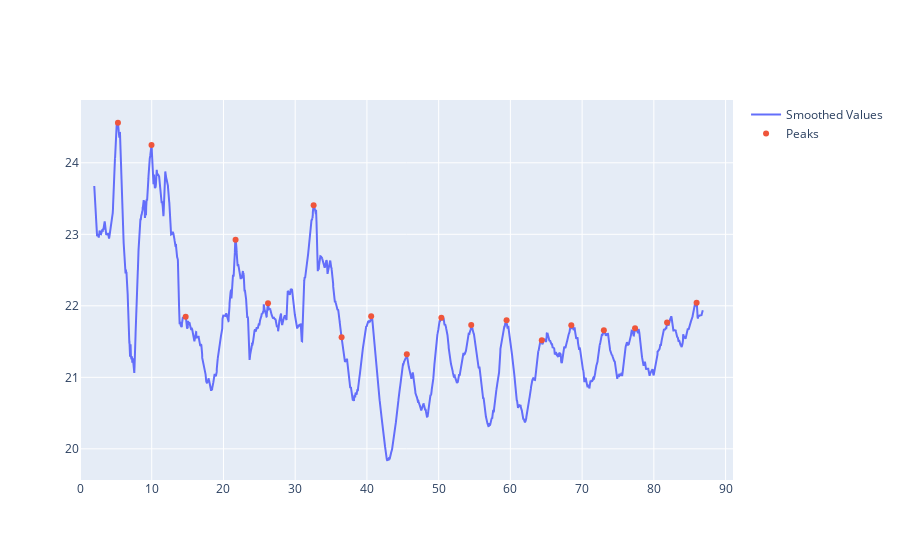

The cell this chart's notebook holds for it:
### Markdown cell above
# Versuch 2 Ultraschall

### Code cell
data = pd.read_csv('Messung/echo10MaleinausBrust.csv', header=None, sep=';')

data.columns = ['x']

# Zugriff auf die Daten pro Spalte
x_values = data['x'].values

print(len(x_values))

time = np.arange(0, len(x_values))*0.01



plt.figure(figsize=(10,6))
plt.plot(time,x_values, label='Distanz')
plt.xlabel('Zeit in sekunden ')  # Label für die X-Achse
plt.ylabel('Distanz in cm')  # Label für die Y-Achse
plt.title('Ultraschallsensor Distanz')  # Titel des Plots
plt.legend()
plt.show()

# Definieren Sie die untere und obere Grenze für die Werte, die Sie behalten möchten
lower_bound = 15
upper_bound = 30

# Ersetzen Sie Werte, die über der oberen Grenze liegen, durch die obere Grenze
x_values_clipped = np.where(x_values > upper_bound, upper_bound, x_values)

# Ersetzen Sie Werte, die unter der unteren Grenze liegen, durch die untere Grenze
x_values_clipped = np.where(x_values_clipped < lower_bound, lower_bound, x_values_clipped)

# Zeigen Sie die gefilterten Werte an
plt.figure(figsize=(10,6))
plt.plot(time,x_values_clipped, label='Distanz')
plt.xlabel('Zeit in sekunden ')  # Label für die X-Achse
plt.ylabel('Distanz in cm')  # Label für die Y-Achse
plt.title('Ultraschallsensor Distanz nach Reduzierung')  # Titel des Plots
plt.legend()
plt.show()

# Konvertieren Sie die gefilterten Werte in eine Pandas-Serie
x_values_filtered_series = pd.Series(x_values_clipped)

# Berechnen Sie den gleitenden Durchschnitt mit einem Fenster der Größe 5
x_values_smooth = x_values_filtered_series.rolling(window=200).mean()

x_values_smooth = np.array(x_values_smooth)


plt.figure(figsize=(10,6))
plt.plot(time, x_values_smooth)
plt.xlabel('Zeit in Sekunden')  # Label für die X-Achse
plt.ylabel('Geglättete Distanz in cm')  # Label für die Y-Achse
plt.title('Geglättete Ultraschallsensor Distanz')  # Titel des Plots
plt.show()




peaks,_ = find_peaks(x_values_smooth, height=20, distance=380)


# Zeigen Sie die geglätteten Werte an
fig = go.Figure()
fig.add_trace(go.Scatter(x=time, y=x_values_smooth, mode='lines', name='Smoothed Values'))

# Fügen Sie die Peaks hinzu
fig.add_trace(go.Scatter(x=time[peaks], y=x_values_smooth[peaks], mode='markers', name='Peaks'))

fig.show()

# ...

# Erstellen Sie ein Matplotlib-Diagramm
plt.figure(figsize=(10,6))
plt.plot(time, x_values_smooth, label='Geglättete Werte')  # Zeigen Sie die geglätteten Werte an
plt.scatter(time[peaks], x_values_smooth[peaks], color='red', label='Peaks')  # Fügen Sie die Peaks hinzu
plt.xlabel('Zeit in Sekunden')  # Label für die X-Achse
plt.ylabel('Geglättete Distanz in cm')  # Label für die Y-Achse
plt.title('Geglättete Ultraschallsensor Distanz mit Peaks')  # Titel des Plots
plt.legend()
plt.show()

# Berechnen Sie die Atemfrequenz (in Atemzügen pro Minute)
breathing_rate = len(peaks) / (time[-1]/60) 
print(f"Atemfrequenz: {breathing_rate:.2f} Atemzüge pro Minute")

### Figure 1 — Plotly figure (JSON) as saved in the notebook; plotly's stock layout.template omitted (floating-point values rounded to 4 significant figures; data arrays with more than 128 entries replaced by an {"elided": "..."} marker saying what was removed)
{"data": [{"mode": "lines", "name": "Smoothed Values", "type": "scatter", "x": {"elided": "8683 float values"}, "y": {"elided": "8683 float values"}}, {"mode": "markers", "name": "Peaks", "type": "scatter", "x": [5.29, 9.97, 14.73, 21.69, 26.21, 32.57, 36.47, 40.59, 45.56, 50.38, 54.54, 59.47, 64.38, 68.49, 73.03, 77.38, 81.84, 85.96], "y": [24.56, 24.25, 21.85, 22.92, 22.04, 23.41, 21.56, 21.85, 21.32, 21.83, 21.73, 21.8, 21.52, 21.73, 21.66, 21.68, 21.77, 22.04]}], "layout": {}}
